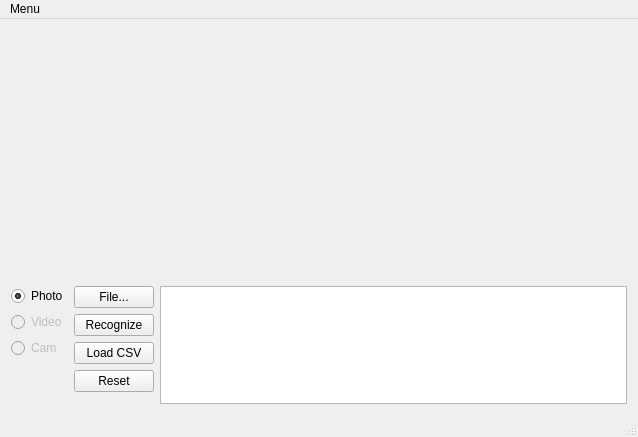
<?xml version="1.0" encoding="UTF-8"?>
<ui version="4.0">
 <class>MainWindow</class>
 <widget class="QMainWindow" name="MainWindow">
  <property name="geometry">
   <rect>
    <x>0</x>
    <y>0</y>
    <width>638</width>
    <height>437</height>
   </rect>
  </property>
  <property name="minimumSize">
   <size>
    <width>100</width>
    <height>100</height>
   </size>
  </property>
  <property name="windowTitle">
   <string>MainWindow</string>
  </property>
  <widget class="QWidget" name="centralWidget">
   <layout class="QGridLayout" name="gridLayout">
    <property name="leftMargin">
     <number>0</number>
    </property>
    <property name="topMargin">
     <number>0</number>
    </property>
    <property name="rightMargin">
     <number>0</number>
    </property>
    <property name="bottomMargin">
     <number>0</number>
    </property>
    <property name="spacing">
     <number>0</number>
    </property>
    <item row="0" column="0">
     <widget class="QScrollArea" name="scrollArea">
      <property name="frameShape">
       <enum>QFrame::NoFrame</enum>
      </property>
      <property name="widgetResizable">
       <bool>true</bool>
      </property>
      <widget class="QWidget" name="scrollAreaWidgetContents">
       <property name="geometry">
        <rect>
         <x>0</x>
         <y>0</y>
         <width>638</width>
         <height>396</height>
        </rect>
       </property>
       <layout class="QGridLayout" name="gridLayout_2">
        <item row="0" column="0">
         <layout class="QHBoxLayout" name="horizontalLayout">
          <item>
           <widget class="QLabel" name="labelLeft">
            <property name="minimumSize">
             <size>
              <width>250</width>
              <height>250</height>
             </size>
            </property>
            <property name="autoFillBackground">
             <bool>true</bool>
            </property>
            <property name="text">
             <string/>
            </property>
           </widget>
          </item>
          <item>
           <widget class="QLabel" name="labelRight">
            <property name="minimumSize">
             <size>
              <width>250</width>
              <height>250</height>
             </size>
            </property>
            <property name="autoFillBackground">
             <bool>true</bool>
            </property>
            <property name="text">
             <string/>
            </property>
           </widget>
          </item>
         </layout>
        </item>
        <item row="1" column="0">
         <layout class="QHBoxLayout" name="horizontalLayout_2">
          <item>
           <layout class="QVBoxLayout" name="verticalLayout">
            <item>
             <widget class="QRadioButton" name="radioButtonPhoto">
              <property name="text">
               <string>Photo</string>
              </property>
              <property name="checked">
               <bool>true</bool>
              </property>
             </widget>
            </item>
            <item>
             <widget class="QRadioButton" name="radioButtonVideo">
              <property name="enabled">
               <bool>false</bool>
              </property>
              <property name="text">
               <string>Video</string>
              </property>
              <property name="checkable">
               <bool>true</bool>
              </property>
              <property name="checked">
               <bool>false</bool>
              </property>
             </widget>
            </item>
            <item>
             <widget class="QRadioButton" name="radioButtonCam">
              <property name="enabled">
               <bool>false</bool>
              </property>
              <property name="text">
               <string>Cam</string>
              </property>
             </widget>
            </item>
            <item>
             <spacer name="verticalSpacer">
              <property name="orientation">
               <enum>Qt::Vertical</enum>
              </property>
              <property name="sizeHint" stdset="0">
               <size>
                <width>20</width>
                <height>40</height>
               </size>
              </property>
             </spacer>
            </item>
           </layout>
          </item>
          <item>
           <layout class="QVBoxLayout" name="verticalLayout_2">
            <item>
             <widget class="QPushButton" name="button1">
              <property name="text">
               <string>File...</string>
              </property>
             </widget>
            </item>
            <item>
             <widget class="QPushButton" name="button2">
              <property name="text">
               <string>Recognize</string>
              </property>
             </widget>
            </item>
            <item>
             <widget class="QPushButton" name="button3">
              <property name="text">
               <string>Load CSV</string>
              </property>
             </widget>
            </item>
            <item>
             <widget class="QPushButton" name="button4">
              <property name="text">
               <string>Reset</string>
              </property>
             </widget>
            </item>
            <item>
             <spacer name="verticalSpacer_2">
              <property name="orientation">
               <enum>Qt::Vertical</enum>
              </property>
              <property name="sizeHint" stdset="0">
               <size>
                <width>20</width>
                <height>40</height>
               </size>
              </property>
             </spacer>
            </item>
           </layout>
          </item>
          <item>
           <widget class="QPlainTextEdit" name="textEdit">
            <property name="readOnly">
             <bool>true</bool>
            </property>
           </widget>
          </item>
         </layout>
        </item>
       </layout>
      </widget>
     </widget>
    </item>
   </layout>
  </widget>
  <widget class="QMenuBar" name="menuBar">
   <property name="geometry">
    <rect>
     <x>0</x>
     <y>0</y>
     <width>638</width>
     <height>21</height>
    </rect>
   </property>
   <widget class="QMenu" name="menuMenu">
    <property name="title">
     <string>Menu</string>
    </property>
    <addaction name="actionExit"/>
   </widget>
   <addaction name="menuMenu"/>
  </widget>
  <widget class="QStatusBar" name="statusBar"/>
  <action name="actionExit">
   <property name="text">
    <string>Exit</string>
   </property>
  </action>
 </widget>
 <layoutdefault spacing="6" margin="11"/>
 <resources/>
 <connections/>
</ui>
